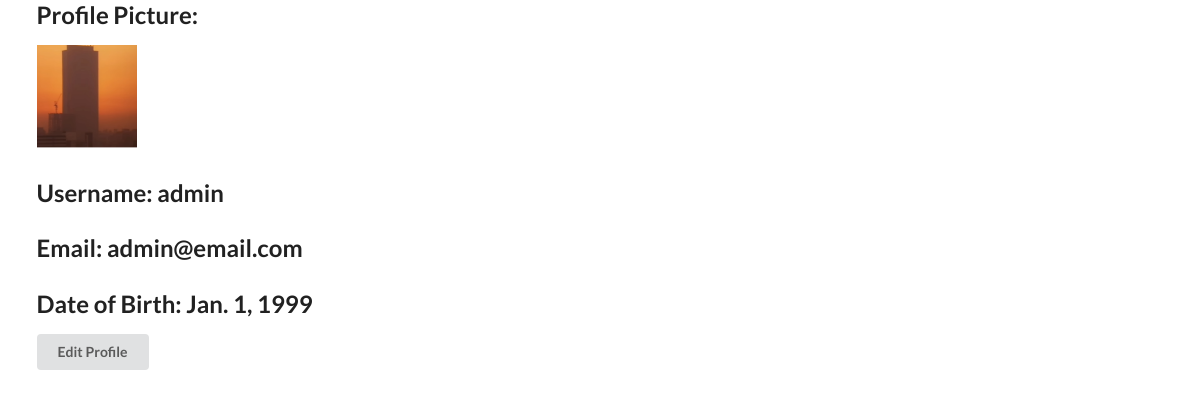
Page /profile/ (signed in) on the committed database.
### auctionApp/models.py (models this page shows, shortened)
class User(AbstractUser):
    email = models.EmailField(unique = True)
    username = models.CharField(max_length = 50, blank = True, null = True, unique = True)
    DOB = models.DateField(null=True)
    image = models.ImageField(upload_to='profile_pic', default='default.png')
    def __str__(self):
        return self.username

### auction/views.py (the view)
# urls.py: path('profile/', profile_view, name= 'profile'),
@login_required
def profile_view(request):
    context = {}
    return render(request, 'profile.html', context)

### templates/profile.html (shortened to what this page needs)
{% extends 'base.html' %}
{% block content %}
<h2>Profile Picture:  </h2>
{%if user.image %}
<img src = '{{ user.image.url }}' width = 100px>
{% endif %}
<h2>Username:  {{user}}</h2>
<h2>Email:  {{user.email}}</h2>
<h2>Date of Birth:  {{user.DOB}}</h2>
<a href= '{% url 'editProfile' %}'>
    <button class = 'ui button '>Edit Profile</button>
</a>
{% endblock content %}

### rows in the picture
User: image (picture), username "admin", email "admin@email.com", DOB "Jan. 1, 1999"
